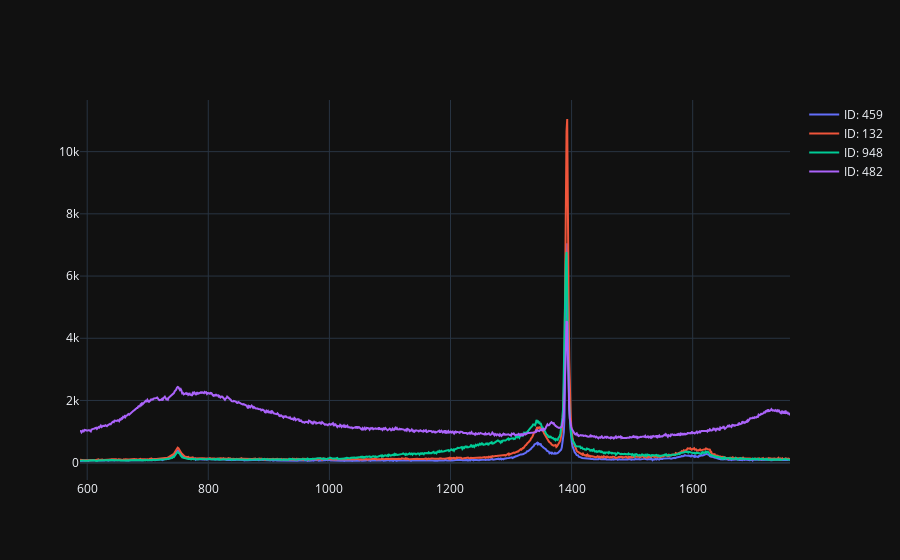

Notebook source saved alongside this figure:
### Code cell
map_a.plotSpectrums([map_a.posToId(17 ,  13),
                     map_a.posToId(30 ,  3),
                     map_a.posToId(30, 27),
                     map_a.posToId(6, 14)
                     ]).show()

### Figure 1 — Plotly figure (JSON) as saved in the notebook; plotly's stock layout.template omitted (floating-point values rounded to 4 significant figures; data arrays with more than 128 entries replaced by an {"elided": "..."} marker saying what was removed)
{"data": [{"mode": "lines", "name": "ID: 459", "x": {"elided": "1011 float values"}, "y": {"elided": "1011 float values"}, "type": "scatter"}, {"mode": "lines", "name": "ID: 132", "x": {"elided": "1011 float values"}, "y": {"elided": "1011 float values"}, "type": "scatter"}, {"mode": "lines", "name": "ID: 948", "x": {"elided": "1011 float values"}, "y": {"elided": "1011 float values"}, "type": "scatter"}, {"mode": "lines", "name": "ID: 482", "x": {"elided": "1011 float values"}, "y": {"elided": "1011 float values"}, "type": "scatter"}], "layout": {"hovermode": "x"}}
